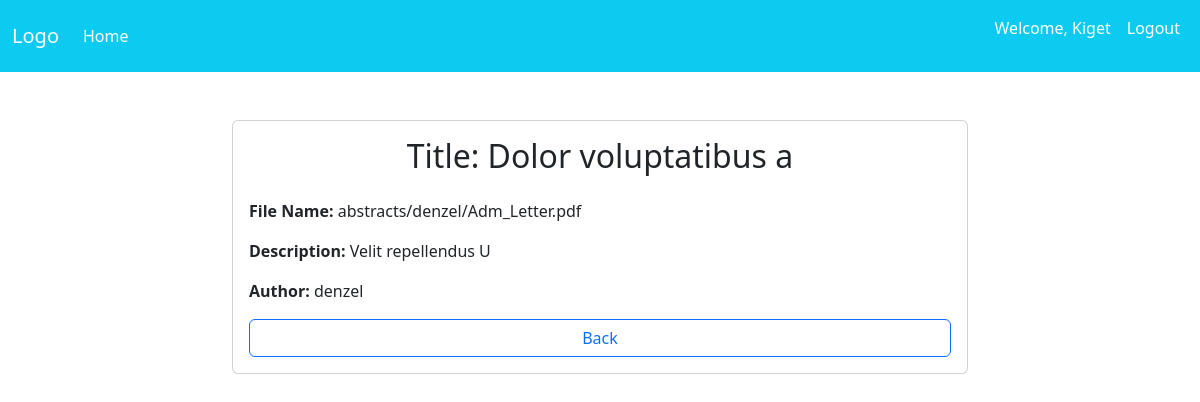
Page /abstracts/details/3/ (signed in) on the committed database.
### accounts/models.py (models this page shows, shortened)
class CustomUser(AbstractUser):
    username = models.TextField(max_length=25, unique=True)
    email = models.EmailField(max_length=50, unique=True)
    phone = models.CharField(max_length=14)
    objects = CustomUserManager()

### abstracts/models.py (models this page shows, shortened)
class Abstract(models.Model):
    title = models.CharField(max_length=254)
    description = models.TextField(max_length=254)
    file = models.FileField(upload_to=abstract_file_path, null=True, blank=True)
    author = models.ForeignKey(CustomUser, on_delete=models.CASCADE)
    created_at = models.DateTimeField(auto_now_add=True)
    updated_at = models.DateTimeField(auto_now=True)

### abstracts/views.py (the view)
# urls.py: path('details/<int:pk>/', views.abstract_detail, name="details"), # Details of abstract
@login_required
def abstract_detail(request, pk):
    abstract = get_object_or_404(Abstract, pk=pk)
    context = {"abstract": abstract}
    return render(request, "abstracts/details.html", context)

### templates/abstracts/details.html (shortened to what this page needs)
{% extends 'common/base.html' %}
{% load static %}
{% block content %}
    <div class="container mt-5">
        <div class="row justify-content-center">
            <div class="col-md-8">
                <div class="card">
                    <div class="card-body">
                        <h2 class="card-title text-center mb-4">Title: {{ abstract.title }}</h2>
                        <div class="mb-3">
                            <strong>File Name:</strong>
                            {% if abstract.file %}
                                {{ abstract.file.name|default:'' }}
                            {% else %}
                                No file attached
                            {% endif %}
                        </div>
                        <div class="mb-3">
                            <strong>Description:</strong> {{ abstract.description }}
                        </div>
                        <div class="mb-3">
                            <strong>Author:</strong> {{ abstract.author }}
                        </div>
                        <div class="text-center d-grid">
                            <a href="{% url 'accounts:home' %}" class="btn btn-block btn-outline-primary">Back</a>
                        </div>
                    </div>
                </div>
            </div>
        </div>
    </div>
{% endblock %}

### templates/common/header.html (shortened to what this page needs)
<!DOCTYPE html>
<html lang="en">
<head>
    {% load static %}
    {% load bootstrap5 %}
    {% bootstrap_css %}
    <link rel="stylesheet" href="{% static 'static/custom_styles.css' %}">
</head>
<body>
    <header>
        <nav class="navbar navbar-expand-lg navbar-dark bg-info">
            <div class="container-fluid">
                <a class="navbar-brand" href="/">Logo</a>
                <div class="collapse navbar-collapse" id="navbarNav">
                    <ul class="navbar-nav me-auto">
                        <li class="nav-item">
                            <a class="nav-link text-white" href="/">Home</a>
                        </li>
                    </ul>
                    <ul class="navbar-nav ms-auto">
                        {% if user.is_authenticated %}
                            <li class="nav-item">
                                <p class="nav-link text-white">Welcome, {{ user.username }}</p>
                            </li>
                            <li class="nav-item">
                                <a class="nav-link text-white" href="{% url 'accounts:logout' %}">Logout</a>
                            </li>
                        {% endif %}
                    </ul>
                </div>
            </div>
        </nav>
    </header>
    <div class="container-fluid">
        {% block content %}{% endblock %}
    </div>
</body>
</html>

### static/custom_styles.css (style rules this page uses)
.text-white { color: white !important; }

### rows in the picture
CustomUser: username "Kiget"
Abstract: title "Dolor voluptatibus a", file.name "abstracts/denzel/Adm_Letter.pdf", description "Velit repellendus U", author "denzel"
